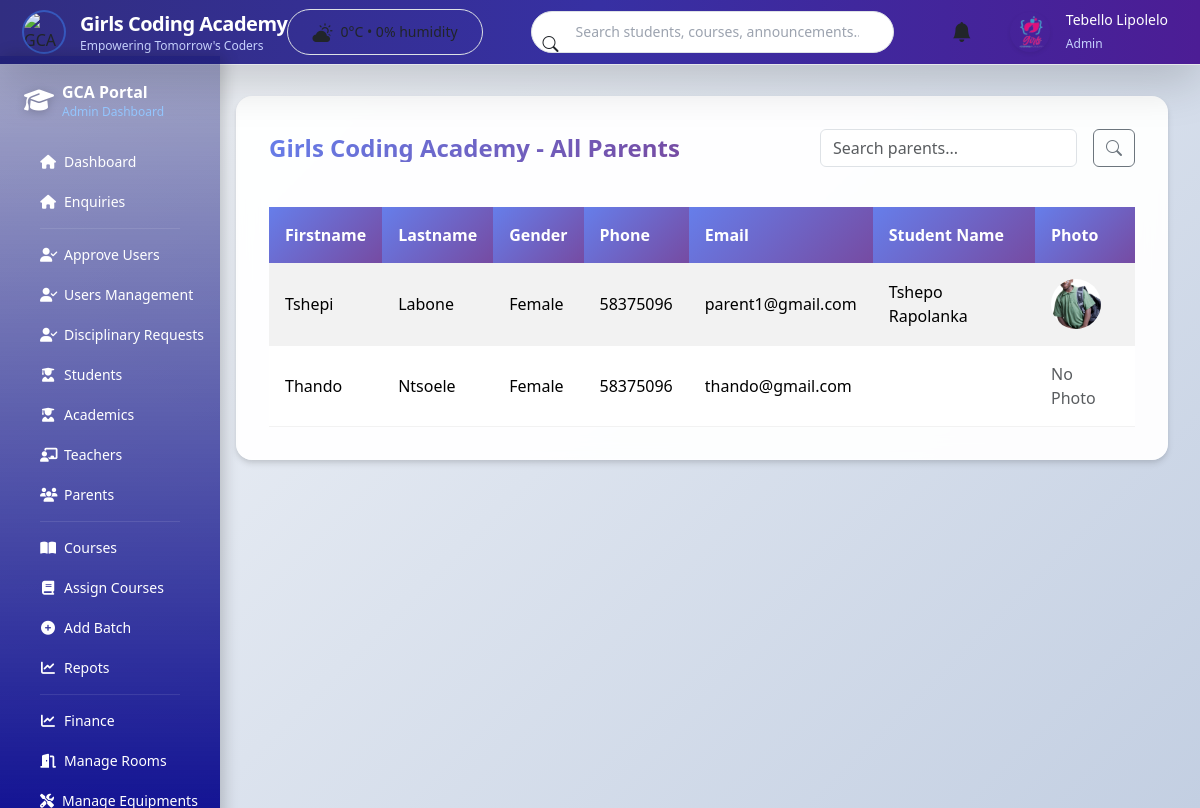
Page /all_parents_summary.php (signed in) on the committed database.
### tables this page shows
CREATE TABLE `users` (
  `user_id` int(11) NOT NULL AUTO_INCREMENT,
  `firstName` varchar(100) DEFAULT NULL,
  `lastName` varchar(100) DEFAULT NULL,
  `email` varchar(100) DEFAULT NULL,
  `password` varchar(255) DEFAULT NULL,
  `username` varchar(50) DEFAULT NULL,
  `role` varchar(20) DEFAULT NULL,
  `gender` varchar(10) DEFAULT NULL,
  `dob` date DEFAULT NULL,
  `IDNumber` varchar(20) DEFAULT NULL,
  `phone` varchar(20) DEFAULT NULL,
  `document` varchar(255) DEFAULT NULL,
  `status` varchar(20) DEFAULT NULL,
  `address_id` int(11) DEFAULT NULL,
  `created_at` datetime DEFAULT NULL,
  `updated_at` datetime DEFAULT NULL,
  `reset_token` varchar(255) DEFAULT NULL,
  `reset_token_expiry` datetime DEFAULT NULL,
  `deleted_at` datetime DEFAULT NULL,
  PRIMARY KEY (`user_id`),
  UNIQUE KEY `email` (`email`),
  UNIQUE KEY `username` (`username`),
  KEY `address_id` (`address_id`),
  KEY `idx_reset_token` (`reset_token`),
  CONSTRAINT `users_ibfk_1` FOREIGN KEY (`address_id`) REFERENCES `addresses` (`address_id`)
);

CREATE TABLE `students` (
  `student_id` int(11) NOT NULL AUTO_INCREMENT,
  `student_number` varchar(50) DEFAULT NULL,
  `user_id` int(11) NOT NULL,
  `photo` varchar(255) DEFAULT NULL,
  PRIMARY KEY (`student_id`),
  UNIQUE KEY `student_number` (`student_number`),
  KEY `user_id` (`user_id`),
  CONSTRAINT `students_ibfk_1` FOREIGN KEY (`user_id`) REFERENCES `users` (`user_id`) ON DELETE CASCADE
);

### all_parents_summary.php (the view, shortened to what this page needs)
<?php
include("db.php");
$search = isset($_GET['search']) ? trim($_GET['search']) : '';
$parents_sql = "
    SELECT
        u.user_id,
        u.firstName,
        u.lastName,
        u.gender,
        u.phone,
        u.email,
        su.firstName AS studentFirstName,
        su.lastName  AS studentLastName,
        st.photo     AS studentPhoto
    FROM users u
    INNER JOIN parents p ON p.user_id = u.user_id
    LEFT JOIN parent_students ps ON ps.parent_id = p.parent_id
    LEFT JOIN students st ON ps.student_id = st.student_id
    LEFT JOIN users su ON st.user_id = su.user_id
    WHERE u.role = 'parent'
";
if($search){
    $search_param = "%$search%";
    $stmt = $conn->prepare($parents_sql . " AND (u.firstName LIKE ? OR u.lastName LIKE ? OR u.email LIKE ?) ORDER BY u.created_at DESC");
    $stmt->bind_param("sss",$search_param,$search_param,$search_param);
    $stmt->execute();
    $parents = $stmt->get_result();
} else {
    $parents = $conn->query($parents_sql . " ORDER BY u.created_at DESC");
}
?>
<!doctype html>
<html lang="en">
<head>
<link href="https://cdn.jsdelivr.net/npm/bootstrap@5.3.2/dist/css/bootstrap.min.css" rel="stylesheet">
<link href="https://cdn.jsdelivr.net/npm/bootstrap-icons@1.11.3/font/bootstrap-icons.css" rel="stylesheet">
</head>
<body>
<?php include 'top_navigation.php'; ?>
<?php include 'admin_navigation.php'; ?>
<div class="content">
  <main class="main">
    <div class="section-card">
      <div class="d-flex justify-content-between align-items-center mb-3">
        <h2>Girls Coding Academy - All Parents</h2>
        <form method="get" class="search-form">
          <input type="text" name="search" class="form-control" placeholder="Search parents..." value="<?= htmlspecialchars($search) ?>">
          <button type="submit" class="btn btn-outline-secondary"><i class="bi bi-search"></i></button>
        </form>
      </div>
      <div class="table-responsive">
        <table class="table table-striped table-hover align-middle">
          <thead>
            <tr>
              <th>Firstname</th>
              <th>Lastname</th>
              <th>Gender</th>
              <th>Phone</th>
              <th>Email</th>
              <th>Student Name</th>
              <th>Photo</th>
            </tr>
          </thead>
          <tbody>
            <?php while ($p = $parents->fetch_assoc()): ?>
            <tr>
              <td><?= htmlspecialchars($p['firstName']) ?></td>
              <td><?= htmlspecialchars($p['lastName']) ?></td>
              <td><?= htmlspecialchars($p['gender']) ?></td>
              <td><?= htmlspecialchars($p['phone']) ?></td>
              <td><?= htmlspecialchars($p['email']) ?></td>
              <td><?= htmlspecialchars($p['studentFirstName'] . ' ' . $p['studentLastName']) ?></td>
              <td>
                <?php if (!empty($p['studentPhoto'])): ?>
                  <img src="<?= htmlspecialchars($p['studentPhoto']) ?>" class="student-photo">
                <?php else: ?>
                  <span class="text-muted">No Photo</span>
                <?php endif; ?>
              </td>
            </tr>
            <?php endwhile; ?>
          </tbody>
        </table>
      </div>
    </div>
  </main>
</div>
</body>
</html>

### top_navigation.php (shortened to what this page needs)
<?php
require_once 'db.php';
$username = 'Admin';
$profile_photo = 'admin.png';
$user_role = $_SESSION['role'] ?? 'admin';
if (isset($_SESSION['user_id'])) {
    $user_id = intval($_SESSION['user_id']);
    $user_query = $conn->query("SELECT firstName, lastName, email FROM users WHERE user_id = $user_id LIMIT 1");
    if ($user_query && $user_query->num_rows > 0) {
        $user_data = $user_query->fetch_assoc();
        $username = htmlspecialchars($user_data['firstName'] . ' ' . $user_data['lastName']);
    }
}
$humidity = 0;
$temp = 0;
$weather_icon = 'bi-cloud-sun-fill';
?>
<nav class="fixed top-0 left-0 right-0 z-50 shadow-lg bg-gradient-to-r from-indigo-900 via-indigo-800 to-purple-900 border-b border-indigo-700/50">
    <div class="px-4 sm:px-6 lg:px-8">
        <div class="flex items-center justify-between h-16">
            <div class="flex items-center gap-3 flex-shrink-0">
                <img src="imageuploads/school_logo.png" alt="GCA Logo" class="h-10 w-10 object-contain rounded-full ring-2 ring-white/30">
                <div class="hidden md:block">
                    <span class="text-xl font-bold text-white tracking-tight">Girls Coding Academy</span>
                    <p class="text-xs text-indigo-200">Empowering Tomorrow's Coders</p>
                </div>
            </div>
            <div class="hidden lg:flex items-center gap-6 text-white/90 text-sm">
                <div class="flex items-center gap-2 bg-white/10 backdrop-blur-md px-4 py-2 rounded-full border border-white/20">
                    <i class="bi <?= $weather_icon ?> text-xl"></i>
                    <span><?= $temp ?>°C • <?= $humidity ?>% humidity</span>
                </div>
            </div>
            <div class="flex-1 max-w-md mx-6 lg:mx-12 hidden md:block">
                <form method="GET" action="search.php" class="relative">
                    <input
                        type="search"
                        name="q"
                        value="<?= htmlspecialchars($_GET['q'] ?? '') ?>"
                        placeholder="Search students, courses, announcements..."
                        class="w-full pl-11 pr-5 py-2.5 bg-white/10 backdrop-blur-md border border-white/20 rounded-full text-white placeholder-white/60 focus:outline-none focus:ring-2 focus:ring-white/40 focus:bg-white/15 transition-all duration-200 text-sm"
                        aria-label="Search"
                    />
                    <button type="submit" class="absolute left-3 top-1/2 -translate-y-1/2 text-white/80 hover:text-white transition">
                        <i class="bi bi-search"></i>
                    </button>
                </form>
            </div>
            <div class="flex items-center space-x-3 lg:space-x-5">
                <div class="relative" x-data="{ open: false }">
                    <button
                        @click="open = !open"
                        @click.away="open = false"
                        class="relative p-2.5 text-white/90 hover:text-white hover:bg-white/10 rounded-full transition-all duration-200"
                        aria-label="Notifications"
                    >
                        <i class="bi bi-bell-fill text-xl"></i>
                    </button>
                </div>
                <div class="relative" x-data="{ open: false }">
                    <button
                        @click="open = !open"
                        @click.away="open = false"
                        class="flex items-center gap-3 p-2 rounded-xl hover:bg-white/10 transition-all duration-200"
                        aria-label="User Menu"
                    >
                        <img
                            src="<?= $profile_photo ?>"
                            alt="Profile"
                            class="w-10 h-10 rounded-full object-cover ring-2 ring-white/40 shadow-sm"
                            loading="lazy"
                            onerror="this.src='imageuploads/default_avatar.png'"
                        >
                        <div class="hidden lg:block text-left">
                            <span class="text-white font-medium text-sm block"><?= $username ?></span>
                            <span class="text-indigo-200 text-xs"><?= ucfirst($user_role) ?></span>
                        </div>
                    </button>
                </div>
            </div>
        </div>
    </div>
</nav>

### all_parents_summary.php (style rules this page uses)
:root { --primary-gradient: linear-gradient(135deg, #667eea 0%, #764ba2 100%); --secondary-gradient: linear-gradient(135deg, #f093fb 0%, #f5576c 100%); --success-gradient: linear-gradient(135deg, #4facfe 0%, #00f2fe 100%); --warning-gradient: linear-gradient(135deg, #43e97b 0%, #38f9d7 100%); --danger-gradient: linear-gradient(135deg, #fa709a 0%, #fee140 100%); --info-gradient: linear-gradient(135deg, #a8edea 0%, #fed6e3 100%); --shadow-sm: 0 1px 3px rgba(0,0,0,0.12), 0 1px 2px rgba(0,0,0,0.24); --shadow-md: 0 4px 6px rgba(0,0,0,0.1), 0 2px 4px rgba(0,0,0,0.06); --shadow-lg: 0 10px 15px rgba(0,0,0,0.1), 0 4px 6px rgba(0,0,0,0.05); }
body { font-family: 'Inter', -apple-system, BlinkMacSystemFont, 'Segoe UI', Roboto, sans-serif; background: linear-gradient(135deg, #f5f7fa 0%, #c3cfe2 100%); min-height: 100vh; padding-top: 56px; }
.content { min-height: calc(100vh - 56px); transition: all 0.3s ease; }
.main { padding: 2rem 2rem 2rem 1rem; }
.section-card { background: rgba(255, 255, 255, 0.95); backdrop-filter: blur(10px); border-radius: 16px; padding: 2rem; margin-bottom: 2rem; box-shadow: var(--shadow-md); border: 1px solid rgba(255, 255, 255, 0.2); }
.section-card h2 { font-size: 1.5rem; font-weight: 700; color: #1f2937; margin-bottom: 1.5rem; background: var(--primary-gradient); -webkit-background-clip: text; -webkit-text-fill-color: transparent; background-clip: text; }
.search-form { display: flex; gap: 1rem; margin-bottom: 1.5rem; }
.search-form .form-control { flex: 1; }
.table { margin-bottom: 0; }
.table th { background: var(--primary-gradient); color: white; border: none; font-weight: 600; padding: 1rem; }
.table td { padding: 1rem; vertical-align: middle; border-color: rgba(0,0,0,0.05); }
.student-photo { width: 50px; height: 50px; object-fit: cover; border-radius: 50%; border: 2px solid var(--primary-gradient); }
@media (min-width: 992px) { .main { padding-left: 1rem; padding-right: 2rem; } }
@media (min-width: 992px) { .content { margin-left: 280px; } }

### top_navigation.php (style rules this page uses)
body { padding-top: 64px; }
nav { transition: all 0.3s ease; }

### admin_navigation.php (style rules this page uses)
@media (min-width: 992px) { .content, .main-content { margin-left: 220px; transition: margin-left 0.3s ease; } }
* { transition-property: background-color, border-color, color, transform; transition-timing-function: cubic-bezier(0.4, 0, 0.2, 1); transition-duration: 150ms; }

### rows in the picture
users: username "Tebello Lipolelo"
students: users.firstName "Tshepi", users.lastName "Labone", users.gender "Female", users.phone "58375096", users.email "parent1@gmail.com", user.lastName "Tshepo Rapolanka", photo (picture)
users: firstName "Thando", lastName "Ntsoele", gender "Female", phone "58375096", email "thando@gmail.com", shows "No Photo"

### other values in the picture
$temp "0"
$humidity "0"
$user_role "Admin"
